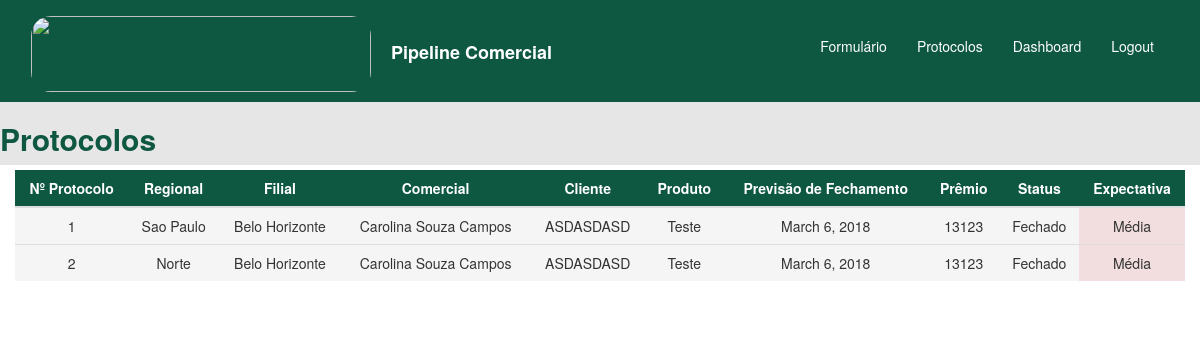
/protocolos/protocolos/, run on an earlier commit of the app's database.
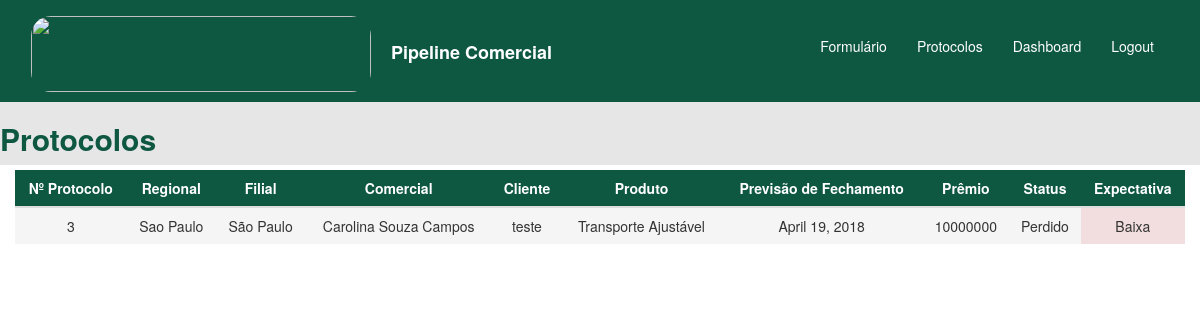
And on a later commit of the database.
### home/models.py (models this page shows)
class Protocolos(models.Model):
    regional = models.ForeignKey(Regional, on_delete=models.CASCADE)
    filial = models.ForeignKey(Filial, on_delete=models.CASCADE)
    comercial = models.ForeignKey(Comercial, on_delete=models.CASCADE)
    corretor = models.CharField(max_length=250)
    primeira_cotacao = models.BooleanField()
    produto = models.ForeignKey(Produto, on_delete=models.CASCADE)
    cliente = models.CharField(max_length=250)
    premio = models.IntegerField()
    ultima_alteracao = models.DateField(auto_now=True)
    recebimento = models.DateField()
    vencimento = models.DateField()
    fechamento = models.DateField()
    tipo_de_seguro = models.ForeignKey(TipodeSeguro, on_delete=models.CASCADE)
    expectativa = models.ForeignKey(Expectativa, on_delete=models.CASCADE)
    status = models.ForeignKey(Status, on_delete=models.CASCADE)
    subscritor = models.CharField(max_length=250)
    motivo_perda = models.ForeignKey(MotivoPerda, on_delete=models.CASCADE, null=True, blank=True)
    comentario_perda = models.CharField(max_length=250, null=True, blank=True)
    historico_1 = models.CharField(max_length=4000, null=True, blank=True)
    historico_2 = models.CharField(max_length=4000, null=True, blank=True)
    historico_3 = models.CharField(max_length=4000, null=True, blank=True)
    historico_4 = models.CharField(max_length=4000, null=True, blank=True)
    historico_5 = models.CharField(max_length=4000, null=True, blank=True)
    historico_6 = models.CharField(max_length=4000, null=True, blank=True)
    historico_7 = models.CharField(max_length=4000, null=True, blank=True)
    historico_8 = models.CharField(max_length=4000, null=True, blank=True)
    historico_9 = models.CharField(max_length=4000, null=True, blank=True)
    historico_10 = models.CharField(max_length=4000, null=True, blank=True)

class Regional(models.Model):
    regional = models.CharField(max_length=200)
    def __str__(self):
        return self.regional

class Filial(models.Model):
    filial = models.CharField(max_length=200)
    def __str__(self):
        return self.filial

class Comercial(models.Model):
    comercial = models.CharField(max_length=200)
    def __str__(self):
        return self.comercial

class Produto(models.Model):
    produto = models.CharField(max_length=200)
    def __str__(self):
        return self.produto

class Status(models.Model):
    status = models.CharField(max_length=200)
    def __str__(self):
        return self.status

class Expectativa(models.Model):
    expectativa = models.CharField(max_length=200)
    def __str__(self):
        return self.expectativa

### protocolos/views.py (the view)
# urls.py: url(r'^protocolos/', include('protocolos.urls'), name='protocolos')
def protocolos(request):
    protocolos = Protocolos.objects.all()
    return render(request, 'protocolos/protocolos_base.html', {'protocolos': protocolos})

### templates/protocolos/protocolos_base.html (shortened to what this page needs)
<!DOCTYPE html>
    <html lang="pt">
        {% block content %}
        <head>
            <link rel="stylesheet" href="https://maxcdn.bootstrapcdn.com/bootstrap/3.3.7/css/bootstrap.css">
            <link rel="stylesheet" href="https://cdnjs.cloudflare.com/ajax/libs/bootstrap-datepicker/1.4.1/css/bootstrap-datepicker3.css"/>
        </head>
        <body>
            <div class="container-fluid" style="background-color: #0e5741">
                <nav class="navbar navbar-default" style="background-color: #0e5741;border-color: #0e5741;">
                    <div class="container-fluid">
                        {% load static %}
                        <a class="navbar-brand" href="{% url 'home' %}" style="text-decoration: none"><img src="https://www.berkley.com.br/Institucional/img/logo.png" style="display: inline-block;border-radius: 20px" alt="" width="340" height="76"><strong style="color: #ffffff"><p style="display: inline-block; margin-left:20px">Pipeline Comercial</p></strong></a>
                        <div id="navbar" class="navbar-collapse collapse" aria-expanded="false" style="border-width: 0px";>
                            <ul class="nav navbar-nav navbar-right" style="padding-top: 10px">
                                <li class="active">
                                    <a href="{% url 'home' %}" style="background-color: #0e5741"><p style="padding-top: 10px; color: #ffffff">Formulário</p></a>
                                <li class="active">
                                    <a href="{% url 'protocolos' %}" style="background-color: #0e5741"><p style="padding-top: 10px; color: #ffffff">Protocolos</p></a>
                                <li class="active">
                                    <a href="{% url 'protocolos' %}" style="background-color: #0e5741"><p style="padding-top: 10px; color: #ffffff">Dashboard</p></a>
                                <li class="active">
                                    <a href="{% url 'logout' %}" style="background-color: #0e5741"><p style="padding-top: 10px; color: #ffffff">Logout</p></a>
                                </li>
                                </li>
                            </ul>
                        </div>
                    </div>
                </nav>
                    {% include 'protocolos/includes/protocolos_include.html' %}
            </div>
        </body>
        {% endblock %}
    </html>

### templates/protocolos/includes/protocolos_include.html (shortened to what this page needs)
{% block content %}
    <div class="row" style="background-color: #e6e6e6">
    <h2 class="display-1" style="color: #0e5741"> <strong>Protocolos</strong> </h2>
    </div>
        <div class="row">
            <div class="col-sm-12" style="padding-top: 5px; padding-bottom: 10px;background-color: #ffffff">
                <table class="table table-hover" style="background-color: #ffffff;">
                  <thead "thead-dark" style="background-color: #0e5741;">
                    <tr>
                      <th class="text-center" style="color: #ffffff" scope="col">Nº Protocolo</th>
                      <th class="text-center" style="color: #ffffff" scope="col">Regional</th>
                      <th class="text-center" style="color: #ffffff" scope="col">Filial</th>
                      <th class="text-center" style="color: #ffffff" scope="col">Comercial</th>
                      <th class="text-center" style="color: #ffffff" scope="col">Cliente</th>
                      <th class="text-center" style="color: #ffffff" scope="col">Produto</th>
                      <th class="text-center" style="color: #ffffff" scope="col">Previsão de Fechamento</th>
                      <th class="text-center" style="color: #ffffff" scope="col">Prêmio</th>
                      <th class="text-center" style="color: #ffffff" scope="col">Status</th>
                      <th class="text-center" style="color: #ffffff" scope="col">Expectativa</th>
                    </tr>
                  </thead>
                  <tbody>
                  {% for protocolo in protocolos %}
                        <tr class="active">
                            <td><center>{{ protocolo.id }}</center></td>
                            <td><center>{{ protocolo.regional }}</center></td>
                            <td><center>{{ protocolo.filial }}</center></td>
                            <td><center>{{ protocolo.comercial }}</center></td>
                            <td><center>{{ protocolo.cliente }}</center></td>
                            <td><center>{{ protocolo.produto }}</center></td>
                            <td><center>{{ protocolo.fechamento }}</center></td>
                            <td><center>{{ protocolo.premio }}</center></td>
                            <td><center>{{ protocolo.status }}</center></td>
                            <td class="danger"><center>{{ protocolo.expectativa }}</center></td>
                        </tr>
                    {% endfor %}
                  </tbody>
                </table>
            </div>
        </div>
{% endblock %}

What changed in the data, as far as the page shows it:
removed Protocolos: id "1", regional "Sao Paulo", filial "Belo Horizonte", comercial "Carolina Souza Campos", cliente "ASDASDASD", produto "Teste", fechamento "March 6, 2018", premio "13123", status "Fechado", expectativa "Média"
removed Protocolos: id "2", regional "Norte", filial "Belo Horizonte", comercial "Carolina Souza Campos", cliente "ASDASDASD", produto "Teste", fechamento "March 6, 2018", premio "13123", status "Fechado", expectativa "Média"
added Protocolos: id "3", regional "Sao Paulo", filial "São Paulo", comercial "Carolina Souza Campos", cliente "teste", produto "Transporte Ajustável", fechamento "April 19, 2018", premio "10000000", status "Perdido", expectativa "Baixa"
